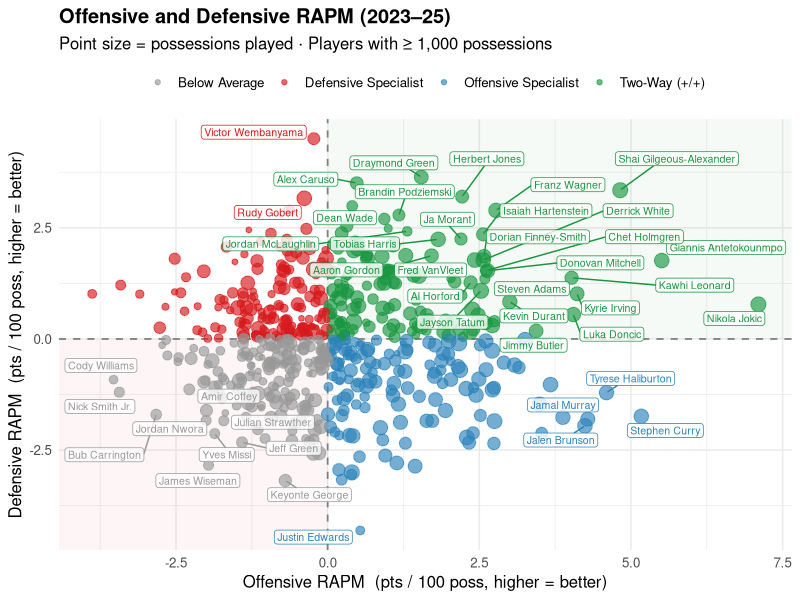
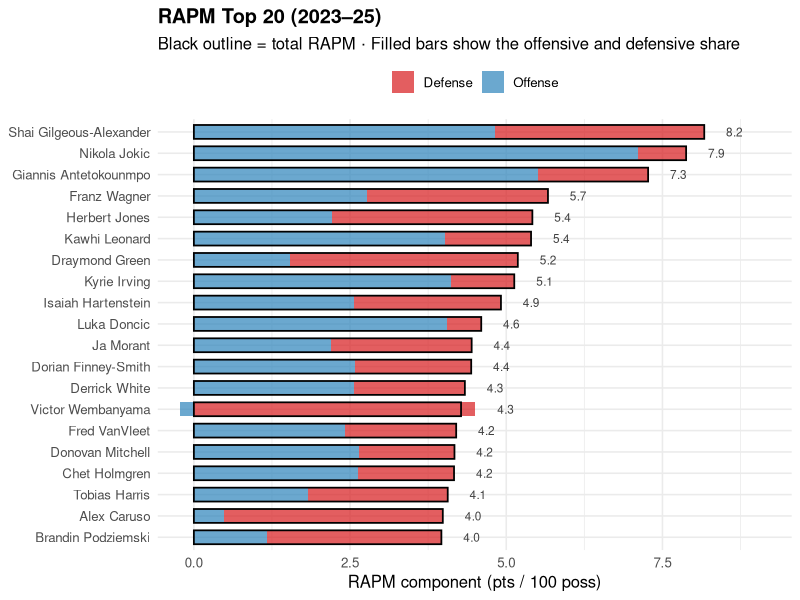
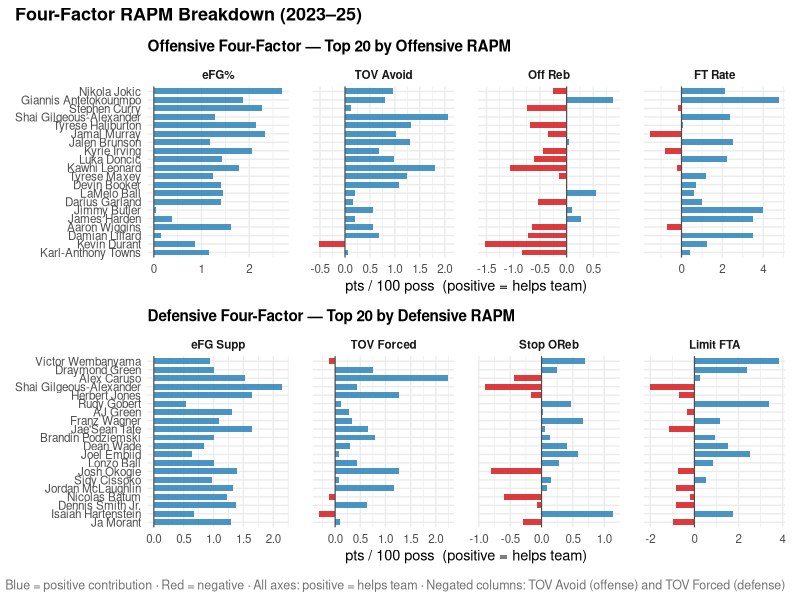
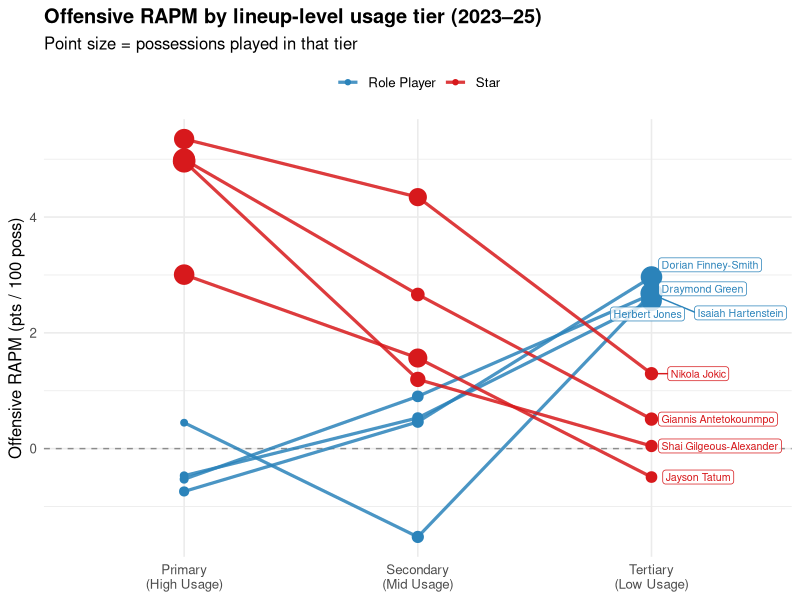

Here is the R script that generated these plots, in order:
library(tidyverse)
library(ggrepel)
library(patchwork)

rapm        <- read_csv("datasets/rapm.csv")
four_factor <- read_csv("datasets/4factor_rapm.csv")
usage_rapm  <- read_csv("datasets/usage_rapm.csv")

dir.create("plots", showWarnings = FALSE)

MIN_POSS <- 1000

p1 <- rapm %>%
  filter(poss >= MIN_POSS) %>%
  mutate(
    quadrant = case_when(
      orapm >= 0 & drapm >= 0 ~ "Two-Way (+/+)",
      orapm >= 0 & drapm <  0 ~ "Offensive Specialist",
      orapm <  0 & drapm >= 0 ~ "Defensive Specialist",
      TRUE                    ~ "Below Average"
    ),
    label = if_else(abs(rapm) >= 3.5 | drapm > 3 | orapm > 4, player, NA_character_)
  ) %>%
  ggplot(aes(orapm, drapm, color = quadrant, size = poss)) +
  annotate("rect", xmin = 0, xmax = Inf,  ymin = 0,    ymax = Inf,
           fill = "#1a9641", alpha = 0.04) +
  annotate("rect", xmin = -Inf, xmax = 0, ymin = -Inf, ymax = 0,
           fill = "#d7191c", alpha = 0.04) +
  geom_hline(yintercept = 0, linetype = "dashed", color = "gray50", linewidth = 0.6) +
  geom_vline(xintercept = 0, linetype = "dashed", color = "gray50", linewidth = 0.6) +
  geom_point(alpha = 0.65) +
  geom_label_repel(
    aes(label = label), size = 2.7, max.overlaps = 25,
    show.legend = FALSE, fill = alpha("white", 0.8),
    label.padding = 0.15, box.padding = 0.3
  ) +
  scale_color_manual(
    values = c(
      "Two-Way (+/+)"        = "#1a9641",
      "Offensive Specialist" = "#2b83ba",
      "Defensive Specialist" = "#d7191c",
      "Below Average"        = "gray60"
    )
  ) +
  scale_size_continuous(range = c(1.5, 5), guide = "none") +
  labs(
    title    = "Offensive and Defensive RAPM (2023–25)",
    subtitle = "Point size = possessions played · Players with ≥ 1,000 possessions",
    x        = "Offensive RAPM  (pts / 100 poss, higher = better)",
    y        = "Defensive RAPM  (pts / 100 poss, higher = better)",
    color    = NULL
  ) +
  theme_minimal(base_size = 12) +
  theme(plot.title = element_text(face = "bold"), legend.position = "top")

top20 <- rapm %>%
  filter(poss >= MIN_POSS) %>%
  slice_max(rapm, n = 20) %>%
  mutate(player = fct_reorder(player, rapm))

p2 <- top20 %>%
  pivot_longer(cols = c(orapm, drapm), names_to = "component", values_to = "value") %>%
  mutate(component = recode(component, orapm = "Offense", drapm = "Defense")) %>%
  ggplot(aes(value, player, fill = component)) +
  geom_col(position = "stack", width = 0.65, alpha = 0.7) +
  geom_col(
    data = top20,
    aes(x = rapm, y = player),
    inherit.aes = FALSE, fill = "transparent", color = "black",
    linewidth = 0.6, width = 0.65
  ) +
  geom_text(
    data = top20,
    aes(x = pmax(rapm, drapm) + 0.35, y = player, label = sprintf("%.1f", rapm)),
    inherit.aes = FALSE, size = 3, hjust = 0, color = "gray25"
  ) +
  scale_fill_manual(values = c(Offense = "#2b83ba", Defense = "#d7191c")) +
  scale_x_continuous(expand = expansion(mult = c(0.04, 0.12))) +
  labs(
    title    = "RAPM Top 20 (2023–25)",
    subtitle = "Black outline = total RAPM · Filled bars show the offensive and defensive share",
    x        = "RAPM component (pts / 100 poss)",
    y        = NULL,
    fill     = NULL
  ) +
  theme_minimal(base_size = 12) +
  theme(plot.title = element_text(face = "bold"), legend.position = "top")

top20_off_names <- rapm %>%
  filter(poss >= MIN_POSS) %>%
  slice_max(orapm, n = 20) %>%
  arrange(desc(orapm)) %>%
  pull(player)

top20_def_names <- rapm %>%
  filter(poss >= MIN_POSS) %>%
  slice_max(drapm, n = 20) %>%
  arrange(desc(drapm)) %>%
  pull(player)

make_ff_panel <- function(player_names, side, title_str) {
  if (side == "offense") {
    ff_data <- four_factor %>%
      filter(player %in% player_names) %>%
      transmute(
        player,
        `eFG%`      = oefg_rapm,
        `TOV Avoid` = -otov_rapm,   # negated: higher = fewer turnovers
        `Off Reb`   = oorb_rapm,
        `FT Rate`   = oftr_rapm
      )
    factor_levels <- c("eFG%", "TOV Avoid", "Off Reb", "FT Rate")
  } else {
    ff_data <- four_factor %>%
      filter(player %in% player_names) %>%
      transmute(
        player,
        `eFG Supp`   = defg_rapm,    # higher = better (suppresses opponent eFG)
        `TOV Forced` = -dtov_rapm,   # negated: higher = forces more turnovers = better
        `Stop OReb`  = dorb_rapm,    # higher = better (prevents opponent ORBs)
        `Limit FTA`  = dftr_rapm     # higher = better (limits opponent FTAs)
      )
    factor_levels <- c("eFG Supp", "TOV Forced", "Stop OReb", "Limit FTA")
  }

  ff_data %>%
    pivot_longer(-player, names_to = "factor", values_to = "value") %>%
    mutate(
      player = factor(player, levels = rev(player_names)),
      factor = factor(factor, levels = factor_levels)
    ) %>%
    filter(!is.na(value)) %>%
    ggplot(aes(value, player, fill = value > 0)) +
    geom_col(width = 0.7, alpha = 0.85) +
    geom_vline(xintercept = 0, color = "gray30", linewidth = 0.4) +
    facet_wrap(~factor, scales = "free_x", nrow = 1) +
    scale_fill_manual(
      values = c(`TRUE` = "#2b83ba", `FALSE` = "#d7191c"),
      guide  = "none"
    ) +
    labs(
      title = title_str,
      x     = "pts / 100 poss  (positive = helps team)",
      y     = NULL
    ) +
    theme_minimal(base_size = 10.5) +
    theme(
      plot.title    = element_text(face = "bold", size = 11),
      strip.text    = element_text(face = "bold"),
      panel.spacing = unit(1.2, "lines")
    )
}

p3_off <- make_ff_panel(
  top20_off_names, "offense",
  "Offensive Four-Factor — Top 20 by Offensive RAPM"
)
p3_def <- make_ff_panel(
  top20_def_names, "defense",
  "Defensive Four-Factor — Top 20 by Defensive RAPM"
)

p3 <- (p3_off / p3_def) +
  plot_annotation(
    title   = "Four-Factor RAPM Breakdown (2023–25)",
    caption = "Blue = positive contribution · Red = negative · All axes: positive = helps team · Negated columns: TOV Avoid (offense) and TOV Forced (defense)",
    theme   = theme(
      plot.title   = element_text(face = "bold", size = 13),
      plot.caption = element_text(size = 9, color = "gray45")
    )
  )

featured_players <- c(
  "Nikola Jokic", "Nikola Jokić", "Shai Gilgeous-Alexander", "Giannis Antetokounmpo", "Jayson Tatum",
  "Draymond Green", "Herbert Jones", "Isaiah Hartenstein", "Dorian Finney-Smith"
)

p4_data <- usage_rapm %>%
  filter(player %in% featured_players) %>%
  select(player, o1_rapm, o2_rapm, o3_rapm, o1_poss, o2_poss, o3_poss) %>%
  pivot_longer(
    -player,
    names_to  = c("tier_key", ".value"),
    names_sep = "_(?=[^_]+$)"   # split at last underscore: "o1_rapm" → "o1" + "rapm"
  ) %>%
  mutate(
    tier = factor(
      tier_key,
      levels = c("o1", "o2", "o3"),
      labels = c("Primary\n(High Usage)", "Secondary\n(Mid Usage)", "Tertiary\n(Low Usage)")
    ),
    archetype = if_else(
      player %in% c("Nikola Jokic", "Nikola Jokić", "Shai Gilgeous-Alexander",
                    "Giannis Antetokounmpo", "Jayson Tatum"),
      "Star", "Role Player"
    )
  )

p4 <- p4_data %>%
  ggplot(aes(tier, rapm, group = player, color = archetype)) +
  geom_hline(yintercept = 0, linetype = "dashed", color = "gray55", linewidth = 0.5) +
  geom_line(linewidth = 1.1, alpha = 0.85) +
  geom_point(aes(size = poss)) +
  scale_size_continuous(range = c(2, 7), guide = "none") +
  geom_label_repel(
    data        = p4_data %>% filter(tier == "Tertiary\n(Low Usage)"),
    aes(label   = player),
    size        = 2.7, nudge_x = 0.2,
    show.legend = FALSE, fill = alpha("white", 0.8),
    label.padding = 0.15, max.overlaps = 20
  ) +
  scale_color_manual(values = c(
    "Star"        = "#d7191c",
    "Role Player" = "#2b83ba"
  )) +
  labs(
    title    = "Offensive RAPM by lineup-level usage tier (2023–25)",
    subtitle = "Point size = possessions played in that tier",
    x        = NULL,
    y        = "Offensive RAPM (pts / 100 poss)",
    color    = NULL
  ) +
  theme_minimal(base_size = 12) +
  theme(plot.title = element_text(face = "bold"), legend.position = "top")

ggsave("plots/p1_two_way_quadrant.png", p1, width = 10, height = 8,  dpi = 150)
ggsave("plots/p2_top20_stacked.png",    p2, width = 9,  height = 8,  dpi = 150)
ggsave("plots/p3_four_factor.png",      p3, width = 14, height = 16, dpi = 150)
ggsave("plots/p4_usage_tiers.png",      p4, width = 10, height = 7,  dpi = 150)
